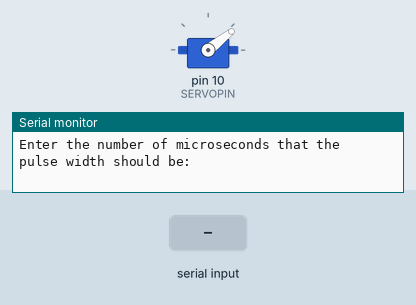
Recording of a sketch running on a simulated Arduino Uno, built with avr-gcc and run on an emulated ATmega328P. On the bench: servo, the last lines printed to the serial monitor. Inputs (shaded band) come from the test bench.

Above: at 1.2 s.
1.3 s: "90,45\n" received over Serial
At 1.8 s:
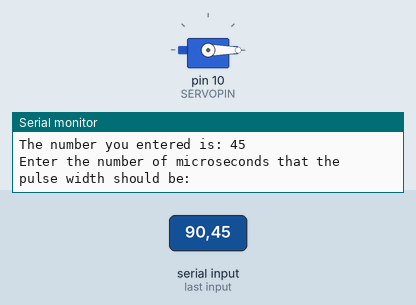
Timing chart, 0 to 4.3 s (numbered marks = the images above; inputs shaded):
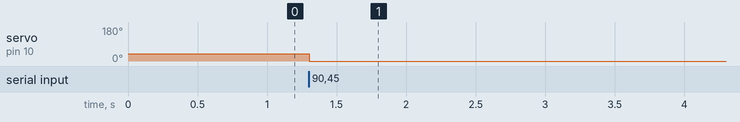

Measured:
- after the input at 1.3 s, servo on pin 10 (SERVOPIN): 38° → 0° at once

The sketch:

pulseGenerator.ino
```cpp
/* This program works well to produce pulses of a specific duration.  Do not change
 *
 * Instructions:
 *  1. Connect ground of arduino to ground of circuit receiving the pulse
 *  2. Connect pin 10 of arduino to the input circuit
 *  3. Open the COM port.  Ensure that a new line character, "\n", is sent with each string
 *  4. Send the number of microseconds that the pulse duration should be.
 *
 */

#include <Servo.h>

#define SERVOPIN  10

Servo servoMain; // Define our Servo
uint16_t pulseWidthUs;

void setup()
{
  Serial.begin(9600);
  Serial.println("Enter the number of microseconds that the pulse width should be:");


  servoMain.attach(SERVOPIN,500,2900); // servo on digital pin 10
  pulseWidthUs = 1000;
}

void loop()
{
  if(Serial.available() > 0)
  {
    pulseWidthUs = Serial.parseInt();

    if (Serial.read() == '\n')
    {
      Serial.print("The number you entered is: ");
      Serial.print(pulseWidthUs);
      Serial.print("\n\n");
      Serial.println("Enter the number of microseconds that the pulse width should be:");
    }
  }

  servoMain.writeMicroseconds(pulseWidthUs);
}
```
